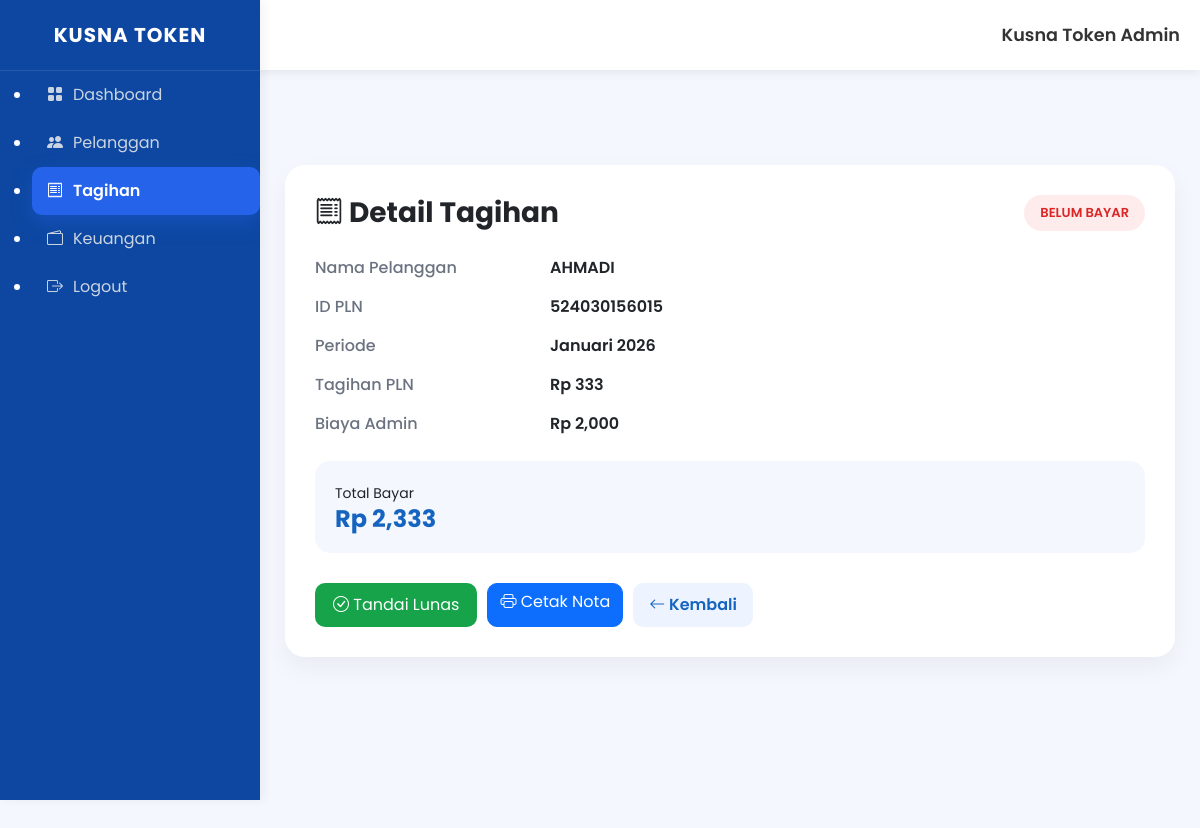
Screenshot of /admin/detail-tagihan/8 (signed in) with the database file from the repository.
### models/pelanggan.py (models this page shows)
class Pelanggan(db.Model):
    id = db.Column(db.Integer, primary_key=True)
    nama = db.Column(db.String(100))
    id_pln = db.Column(db.String(50))

### models/tagihan.py (models this page shows)
class Tagihan(db.Model):
    id = db.Column(db.Integer, primary_key=True)
    pelanggan_id = db.Column(
        db.Integer,
        db.ForeignKey("pelanggan.id")
    )
    pelanggan = db.relationship(
        "Pelanggan",
        backref="tagihan"
    )
    bulan = db.Column(db.String(20))
    tahun = db.Column(db.String(10))
    tagihan_pln = db.Column(db.Integer)
    admin = db.Column(db.Integer)
    total = db.Column(db.Integer)
    status = db.Column(
        db.String(30),
        default="Belum Dibayar"
    )
    tanggal_bayar = db.Column(db.String(30))

### app.py (the view)
@app.route("/admin/detail-tagihan/<int:id>")
def detail_tagihan(id):
    if not session.get("admin"):
        return redirect("/login")
    tagihan = Tagihan.query.get_or_404(id)
    return render_template(
        "detail_tagihan.html",
        tagihan=tagihan,
        active_page="tagihan"
    )

### templates/detail_tagihan.html
{% extends "admin_layout.html" %} {% block content %}
<div class="detail-card">
  <div class="detail-header">
    <h3>
      <i class="bi bi-receipt"></i>
      Detail Tagihan
    </h3>
    {% if tagihan.status == "Sudah Dibayar" %}
    <span class="status-badge status-lunas"> LUNAS </span>
    {% else %}
    <span class="status-badge status-belum"> BELUM BAYAR </span>
    {% endif %}
  </div>
  <div class="detail-info">
    <div class="detail-label">Nama Pelanggan</div>
    <div class="detail-value">{{ tagihan.pelanggan.nama }}</div>
  </div>
  <div class="detail-info">
    <div class="detail-label">ID PLN</div>
    <div class="detail-value">{{ tagihan.pelanggan.id_pln }}</div>
  </div>
  <div class="detail-info">
    <div class="detail-label">Periode</div>
    <div class="detail-value">{{ tagihan.bulan }} {{ tagihan.tahun }}</div>
  </div>
  <div class="detail-info">
    <div class="detail-label">Tagihan PLN</div>
    <div class="detail-value">Rp {{ "{:,}".format(tagihan.tagihan_pln) }}</div>
  </div>
  <div class="detail-info">
    <div class="detail-label">Biaya Admin</div>
    <div class="detail-value">Rp {{ "{:,}".format(tagihan.admin) }}</div>
  </div>
  <div class="total-box">
    <small>Total Bayar</small>
    <h4>Rp {{ "{:,}".format(tagihan.total) }}</h4>
  </div>
  <div class="action-area">
    {% if tagihan.status != "Sudah Dibayar" %}
    <a href="/admin/lunas/{{ tagihan.id }}" class="btn btn-lunas">
      <i class="bi bi-check-circle"></i>
      Tandai Lunas
    </a>
    {% endif %}
    <a href="/nota/{{ tagihan.id }}" target="_blank" class="btn btn-primary">
      <i class="bi bi-printer"></i>
      Cetak Nota
    </a>
    <a href="/admin/tagihan" class="btn btn-kembali">
      <i class="bi bi-arrow-left"></i>
      Kembali
    </a>
  </div>
</div>
{% endblock %}

### static/css/admin.css (style rules this page uses)
* { font-family: "Poppins", sans-serif; }
body { background: #f4f7fc; }
.btn-kembali { background: white; border: 1px solid #dbe3f0; padding: 10px 16px; border-radius: 10px; text-decoration: none; color: #374151; font-weight: 600; }
.btn-kembali { background: #fff; border: 1px solid #dbeafe; padding: 10px 18px; border-radius: 10px; text-decoration: none; color: #2563eb; font-weight: 600; }
.btn-kembali { text-decoration: none; background: #f3f4f6; color: #374151; padding: 10px 18px; border-radius: 10px; }
.detail-card { background: #fff; border-radius: 20px; padding: 30px; box-shadow: 0 10px 25px rgba(0, 0, 0, 0.05); }
.detail-header { display: flex; justify-content: space-between; align-items: center; margin-bottom: 25px; }
.detail-header h3 { font-weight: 700; margin: 0; }
.status-badge { padding: 8px 16px; border-radius: 30px; font-size: 13px; font-weight: 600; }
.status-belum { background: #feecec; color: #dc2626; }
.detail-info { display: grid; grid-template-columns: 220px 1fr; gap: 15px; margin-bottom: 15px; }
.detail-label { color: #6b7280; font-weight: 500; }
.detail-value { font-weight: 600; }
.total-box { background: #f4f7fe; border-radius: 15px; padding: 20px; margin-top: 25px; }
.total-box h4 { margin: 0; color: #1565c0; font-weight: 700; }
.action-area { margin-top: 30px; display: flex; gap: 10px; flex-wrap: wrap; }
.btn-lunas { background: #16a34a; color: white; border: none; padding: 10px 18px; border-radius: 10px; }
.btn-kembali { background: #64748b; color: white; border: none; padding: 10px 18px; border-radius: 10px; }
.btn-kembali { text-decoration: none; background: #eef4ff; color: #1565c0; padding: 10px 16px; border-radius: 10px; }
body { background: #f4f7fe; margin: 0; font-family: "Segoe UI", Roboto, Helvetica, Arial, sans-serif; }
.btn { border-radius: 10px; }
html, body { overflow-x: hidden; overflow-y: auto !important; height: auto !important; }

### rows the page displays
Pelanggan: pelanggan.nama "AHMADI", pelanggan.id_pln "524030156015"
Tagihan: bulan "Januari", tahun "2026", tagihan_pln "333", admin "2,000", total "2,333"
